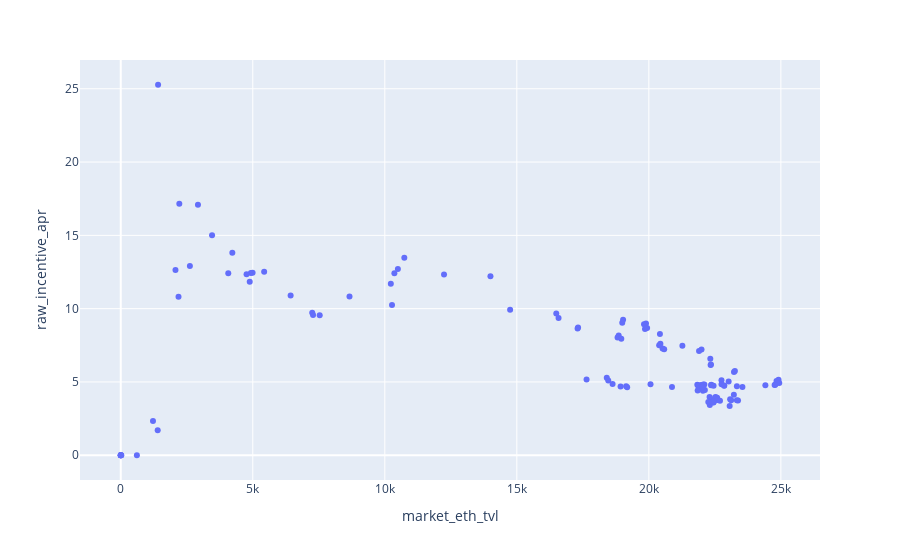

Here is the notebook cell this chart was saved with:
### Code cell
px.scatter(rETH_wETH_config_2_apr_df, x='market_eth_tvl', y='raw_incentive_apr')

### Figure 1 — Plotly figure (JSON) as saved in the notebook; plotly's stock layout.template omitted (floating-point values rounded to 4 significant figures; data arrays with more than 128 entries replaced by an {"elided": "..."} marker saying what was removed)
{"data": [{"hovertemplate": "market_eth_tvl=%{x}<br>raw_incentive_apr=%{y}<extra></extra>", "legendgroup": "", "marker": {"color": "#636efa", "symbol": "circle"}, "mode": "markers", "name": "", "orientation": "v", "showlegend": false, "type": "scatter", "x": {"elided": "131 float values"}, "xaxis": "x", "y": {"elided": "131 float values"}, "yaxis": "y"}], "layout": {"legend": {"tracegroupgap": 0}, "margin": {"t": 60}, "xaxis": {"anchor": "y", "domain": [0, 1], "title": {"text": "market_eth_tvl"}}, "yaxis": {"anchor": "x", "domain": [0, 1], "title": {"text": "raw_incentive_apr"}}}}
